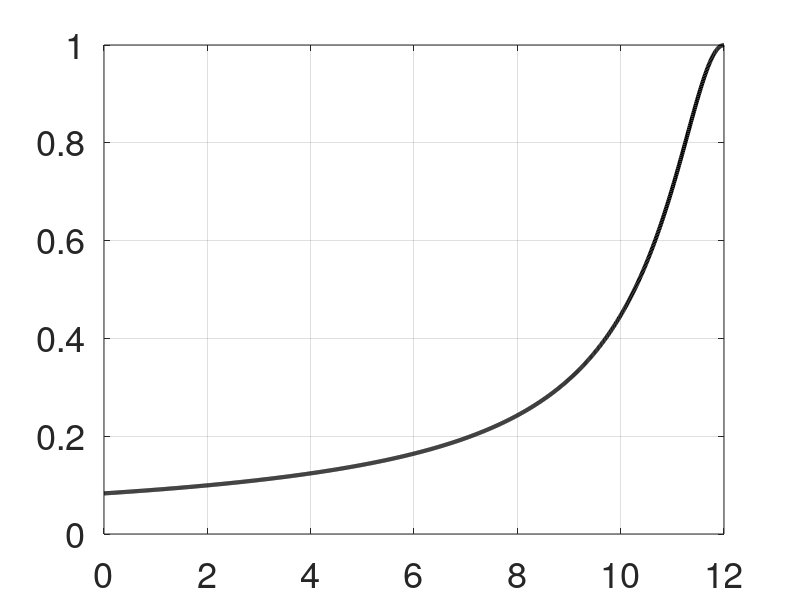
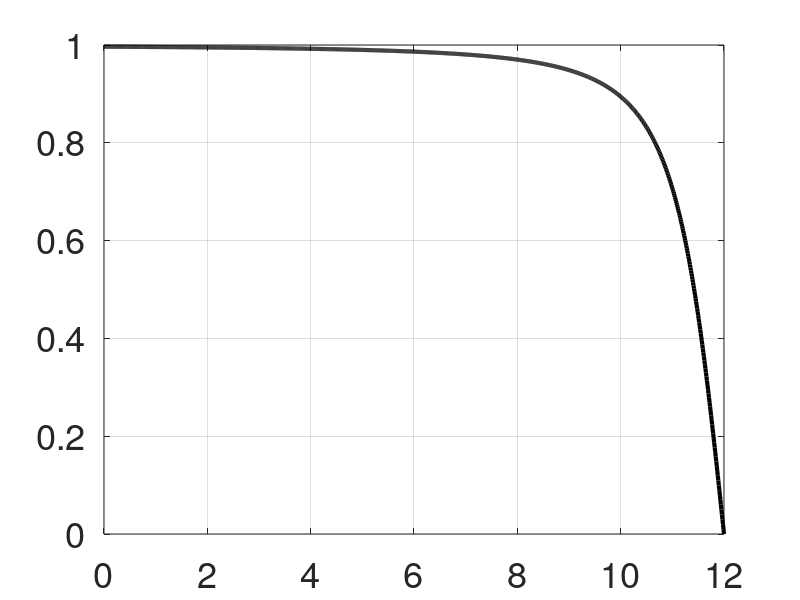

Write the MATLAB code that produced these figures, in order. (Note: this script raises an error after producing the figures.)
clear all 
close all

%% Define the following functions
T = 12;
u1 = @(t) 1./(sqrt(1+(T-t).^2));
u2 = @(t) (T-t)./(sqrt(1+(T-t).^2));
% Plot the functions in [0,T]
t = 0:0.01:T;
figure(1)
plot(t,u1(t),'LineWidth',3,'Color','k'); hold on
set(gca,'fontsize', 26);
grid on
figure(2)
plot(t,u2(t),'Linewidth',3,'Color','k'); hold on
grid on
set(gca,'fontsize', 26);




%% Approximation at equidistant nodes
% N = 65;
% t_nodes = linspace(0,12,N+1);
% u1_nodes = u1(t_nodes);
% u2_nodes = u2(t_nodes);
% 
% figure(1)
% plot(t_nodes,u1_nodes,'o','Color','r','LineWidth',3);
% 
% figure(2)
% plot(t_nodes,u2_nodes,'o','Color','r','LineWidth',3);
% 
% u1_N = LagrangePoly(u1_nodes,t_nodes,t);
% u2_N = LagrangePoly(u2_nodes,t_nodes,t);
% 
% figure(1)
% plot(t,u1_N,'Color','r','LineWidth',3);
% 
% figure(2)
% plot(t,u2_N,'Color','r','LineWidth',3);





%% Approximation at LGL nodes
N = 100;
[t_nodes,w,Dm] = LGL_PS(N,T)
u1_nodes = u1(t_nodes);
u2_nodes = u2(t_nodes);

figure(1)
plot(t_nodes,u1_nodes,'o','Color','g','LineWidth',3);

figure(2)
plot(t_nodes,u2_nodes,'o','Color','g','LineWidth',3);

u1_N = LagrangePoly(u1_nodes,t_nodes,t);
u2_N = LagrangePoly(u2_nodes,t_nodes,t);

figure(1)
plot(t,u1_N,'Color','g','LineWidth',3);

figure(2)
plot(t,u2_N,'Color','g','LineWidth',3);